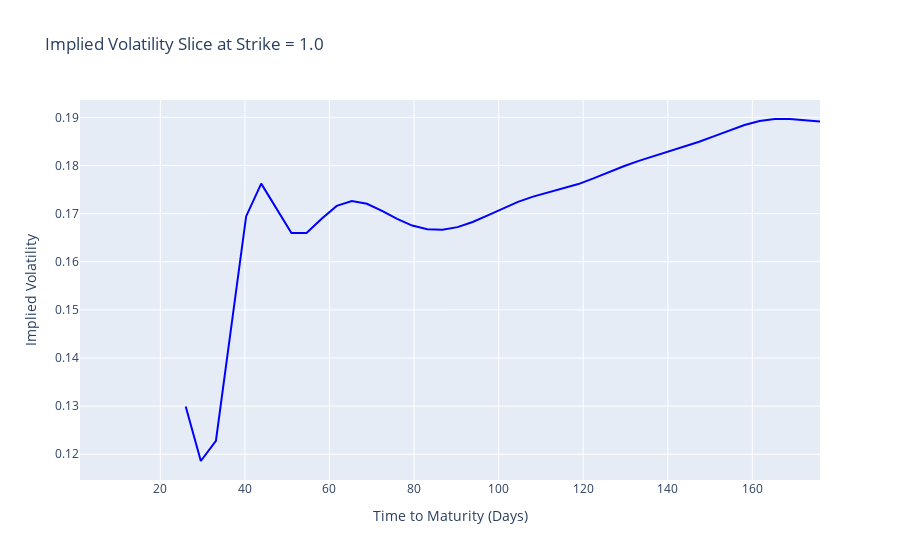

This figure's notebook cell:
### Code cell
# Choose a fixed strike price (moneyness)
fixed_strike = 1.0  # Example: choose normalized strike price of 1 (ATM)
# Find the index closest to the fixed strike
strike_index = np.abs(strike_grid - fixed_strike).argmin()

# Extract the corresponding IV values for the fixed strike
iv_slice_strike = Z_smoothed[:, strike_index]

# Extract the maturities (y-axis) for the slice
maturity_slice = Y[:, strike_index]

# Market data for calls at the fixed strike (filter your dataframe accordingly)
calls_at_strike = calls_df[calls_df['moneyness'] == fixed_strike]

# Create the 2D plot for the slice
fig_slice_strike = go.Figure()

# Add a line plot showing the slice for the fixed strike
fig_slice_strike.add_trace(go.Scatter(
    x=maturity_slice,
    y=iv_slice_strike,
    mode='lines',
    name=f"IV Slice at Strike = {fixed_strike}",
    line=dict(color='blue')
))

# Overlay the scatter points of the market data
fig_slice_strike.add_trace(go.Scatter(
    x=calls_at_strike['time_to_maturity'],
    y=calls_at_strike['impliedVolatility'],
    mode='markers',
    name="Market Data",
    marker=dict(color='red', size=5)
))

# Add titles and labels
fig_slice_strike.update_layout(
    title=f"Implied Volatility Slice at Strike = {fixed_strike}",
    xaxis_title="Time to Maturity (Days)",
    yaxis_title="Implied Volatility"
)

# Show the plot
fig_slice_strike.show()

### Figure 1 — Plotly figure (JSON) as saved in the notebook; plotly's stock layout.template omitted (floating-point values rounded to 4 significant figures)
{"data": [{"line": {"color": "blue"}, "mode": "lines", "name": "IV Slice at Strike = 1.0", "type": "scatter", "x": [1, 4.571, 8.143, 11.71, 15.29, 18.86, 22.43, 26, 29.57, 33.14, 36.71, 40.29, 43.86, 47.43, 51, 54.57, 58.14, 61.71, 65.29, 68.86, 72.43, 76, 79.57, 83.14, 86.71, 90.29, 93.86, 97.43, 101, 104.6, 108.1, 111.7, 115.3, 118.9, 122.4, 126, 129.6, 133.1, 136.7, 140.3, 143.9, 147.4, 151, 154.6, 158.1, 161.7, 165.3, 168.9, 172.4, 176], "y": [null, null, null, null, null, null, null, 0.1299, 0.1186, 0.1228, 0.1461, 0.1694, 0.1762, 0.171, 0.166, 0.166, 0.1689, 0.1716, 0.1726, 0.172, 0.1706, 0.1689, 0.1675, 0.1667, 0.1666, 0.1672, 0.1683, 0.1696, 0.1711, 0.1724, 0.1735, 0.1744, 0.1752, 0.1761, 0.1773, 0.1786, 0.1799, 0.181, 0.1819, 0.1829, 0.1839, 0.1849, 0.1861, 0.1873, 0.1884, 0.1892, 0.1897, 0.1897, 0.1894, 0.1891]}, {"marker": {"color": "red", "size": 5}, "mode": "markers", "name": "Market Data", "type": "scatter", "x": [], "y": []}], "layout": {"title": {"text": "Implied Volatility Slice at Strike = 1.0"}, "xaxis": {"title": {"text": "Time to Maturity (Days)"}}, "yaxis": {"title": {"text": "Implied Volatility"}}}}
